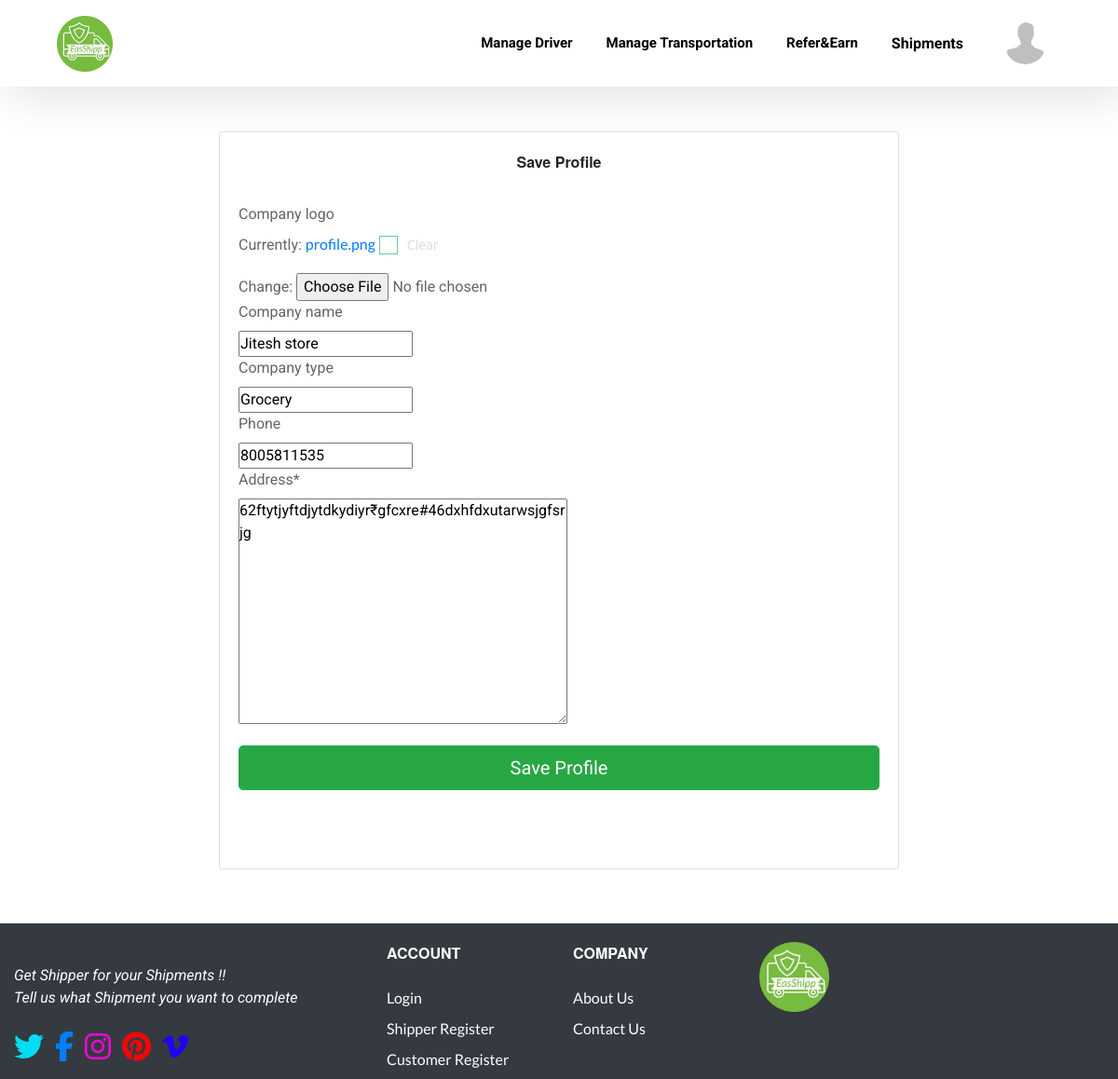
/customer/profile_edit/ (signed in), run on the app's committed database.
### Customer/models.py (models this page shows, shortened)
class Customer_profile(models.Model):
    cust = models.ForeignKey(customer, on_delete=models.CASCADE)
    phone_regex = RegexValidator(regex=r'^\+?1?\d{9,15}$',
                                 message="Please enter valid phone number. Correct format is 91XXXXXXXX")
    phone = models.CharField(validators=[phone_regex], max_length=20, blank=True)
    company_type = models.CharField(max_length=250, blank=True, )
    company_name = models.CharField(max_length=250, blank=True, )
    company_logo = models.ImageField(blank=True, upload_to="customer_logo/", default="profile.png")
    address = models.TextField(null=True)

### Customer/views.py (the view)
# urls.py: path('profile_edit/', ProfileEdit, name='ProfileEdit'),
@login_required(login_url='/')
def ProfileEdit(request):
    user = request.user
    c = customer.objects.get(user=request.user)
    if c is not None:
        try:
            cp = Customer_profile.objects.get(cust=c)
        except Customer_profile.DoesNotExist:
            cp = None
        if cp is None:
            if request.method == 'POST':
                form = Profile(request.POST or None, request.FILES or None)
                if form.is_valid():
                    f = form.save(commit=False)
                    f.cust = c
                    f.save()
            form = Profile()
        else:
            if request.method == "POST":
                form = Profile(request.POST, request.FILES, instance=cp)
                if form.is_valid():
                    form.save()
                    return redirect('customer:profile')
            form = Profile(instance=cp)
        return render(request, 'partner_company/EditProfile.html', {'form': form})
    else:
        return redirect('/')

### Customer/forms.py
class Profile(forms.ModelForm):
    class Meta:
        model = Customer_profile
        fields = [
            'company_logo',
            'company_name',
            'company_type',
            'phone',
            'address'
        ]

### templates/partner_company/EditProfile.html (shortened to what this page needs)
{% load crispy_forms_tags %} {% load static %}
<!doctype html>
<html lang="en">
<head>
    <link rel="stylesheet" href="https://maxcdn.bootstrapcdn.com/bootstrap/4.0.0/css/bootstrap.min.css">
    <link rel="stylesheet" href="{% static 'css/style12.css'%}">
    <link rel="stylesheet" href="https://cdnjs.cloudflare.com/ajax/libs/font-awesome/4.7.0/css/font-awesome.css" />
</head>
<body>
	<header>
		<div class="container">
			<div class="row">
				<div class="col-md-12 col-12">
					<div class="top-navbar">
						<nav class="navbar navbar-expand-lg ">
  <a class="" href="{% url 'partner_company:partner_company_home' %}"><img src="{% static 'images/green.png' %} " width="60" height="60"></a>
  <div class="collapse navbar-collapse" id="navbarSupportedContent">
	<ul class="navbar-nav ml-auto">
	  <li class="nav-item">
          <a class="nav-link" href="{% url 'partner_company:ManageDriver' %}"><b>Manage Driver</b></a>
      </li>
        <li class="nav-item">
            <a class="nav-link" href="{% url 'partner_company:ManageTruck' %}"><b>Manage Transportation</b></a>
      </li>
        <li class="nav-item">
            <a class="nav-link" href="/refer"><b>Refer&Earn</b></a>
      </li>
        <li class="nav-item">
            <div class="dropdown"><button class="dropbtn nav-link" style="color:black;"><b>Shipments</b></button>
            </div></li>
         <li class="nav-item">
<div class="dropdown">
  <button class="dropbtn">{% if cp.company_logo %}<img src="{{cp.company_logo.url}}">{% else %}<img src="{% static 'images/profile/avatar.png' %}">{% endif %}</button>
</div>
         </li>
	 </ul>
  </div>
</nav>
					</div>
				</div>
			</div>
		</div>
	</header>
<div class="container">
  <div class="row">
    <div class="col-sm-10 col-md-10 col-lg-8 mx-auto">
      <div class="card card-signin my-5">
        <div class="card-body">
          <h1 class="text-center">
            <b>Save Profile</b>
          </h1>
          <form class="form-signin" method="POST" enctype="multipart/form-data">
            <fieldset class="form-group">
              <br />
              {{ form|crispy }}
            </fieldset>
            <div class="form-group">
              <button class="btn btn-lg btn-success btn-block" type="submit">
                Save Profile</button><br /><br />
            </div>
          </form>
        </div>
      </div>
    </div>
  </div>
  </div>
<footer class="bg-dark " style="margin-top: 10px;">
                <div class="container" style="    max-inline-size: inherit;padding-top: 20px;">
                    <div class="row">
                        <div class="col-lg-4 col-md-6 mb-4 mb-lg-0"><img src="/static/images/" style=" " alt="" width="50" class="mb-3">
                            <p class="font-italic" style="color: white;">Get Shipper for your Shipments !!<br> Tell us what Shipment you want to complete</p>
                            <ul class="list-inline mt-4">
                                <li class="list-inline-item"><a href="#" target="_blank" title="twitter"><i style="font-size: xx-large;    color: #00ddf3;" class="fa fa-twitter"></i></a></li>
                                <li class="list-inline-item"><a href="#" target="_blank" title="facebook"><i style="font-size: xx-large;color: #007eff;" class="fa fa-facebook"></i></a></li>
                                <li class="list-inline-item"><a href="#" target="_blank" title="instagram"><i style="font-size: xx-large;color: #f704d9;" class="fa fa-instagram"></i></a></li>
                                <li class="list-inline-item"><a href="#" target="_blank" title="pinterest"><i style="font-size: xx-large;color: #f70404;" class="fa fa-pinterest"></i></a></li>
                                <li class="list-inline-item"><a href="#" target="_blank" title="vimeo"><i style="font-size: xx-large;color: #1e04f7;" class="fa fa-vimeo"></i></a></li>
                            </ul>
                        </div>
                        <div class="col-lg-2 col-md-6 mb-4 mb-lg-0">
                            <h6 class="text-uppercase font-weight-bold mb-4" style="color:white">Account</h6>
                            <ul class="list-unstyled mb-0">
                                <li class="mb-2"><a href="{% url 'user:Login' %}" class="text" style="color: white;">Login</a></li>
                                <li class="mb-2"><a href="{% url 'partner_company:partner_company/register' %}" class="text" style="color: white;">Shipper Register</a></li>
                                <li class="mb-2"><a href="{% url 'customer:customer/register' %}" class="text" style="color: white;">Customer Register</a></li>
                            </ul>
                        </div>
                        <div class="col-lg-2 col-md-6 mb-4 mb-lg-0">
                            <h6 class="text-uppercase font-weight-bold mb-4" style="color:white">Company</h6>
                            <ul class="list-unstyled mb-0">
                                <li class="mb-2"><a href="#" class="text" style="color: white;">About Us</a></li>
                                <li class="mb-2"><a href="#" class="text" style="color: white;">Contact Us</a></li>
                            </ul>
                        </div>
                        <div class="col-lg-4 col-md-6 mb-lg-0">
                            <img src="{% static 'images/green.png' %} " width="75" height="75">
                        </div>
                    </div>
                </div>
            </footer>
</body>
</html>

### static/css/style12.css (style rules this page uses)
* { margin: 0; padding: 0; box-sizing: border-box; }
body { font-family: 'Roboto', sans-serif; color: #62646a; width: 100%; }
h1, h2, h3, h4, h5, h6 { font: 400 16px/24px "ProximaNova", "Helvetica Neue", Helvetica, Arial, sans-serif; color: #222325; }
a { font-family: 'Lato', sans-serif; }
header { box-shadow: 10px 10px 50px 0px rgba(0, 0, 0, 0.12); }
header ul.navbar-nav li.nav-item a { font-size: 15px; line-height: 23.44px; font-weight: 500; font-family: 'Roboto'; color: #000; }
li.nav-item { margin-right: 20px; }
li.nav-item:last-child { margin-right: 0; }
li.nav-item img { width: 45px; height: 45px; border-radius: 50%; }
ul.navbar-nav { align-items: center; }
input[type="checkbox"]+label { display: inline-block; position: relative; padding-left: 30px; margin-bottom: 20px; font: 14px/20px 'Open Sans', Arial, sans-serif; color: #ddd; cursor: pointer; -webkit-user-select: none; -moz-user-select: none; -ms-user-select: none; }
input[type="checkbox"]+label:before { content: ''; display: block; width: 20px; height: 20px; border: 1px solid rgba(3, 168, 78, 1); position: absolute; left: 0; top: 0; opacity: .6; -webkit-transition: all .12s, border-color .08s; transition: all .12s, border-color .08s; }

### templates/partner_company/EditProfile.html (style rules this page uses)
.dropbtn { background-color: #FFFFFF; color: white; padding: 16px; font-size: 16px; border: none; }
.dropdown { position: relative; display: inline-block; }

### data on the page
Customer_profile: company_name "Jitesh store", company_type "Grocery", phone "8005811535", address "62ftytjyftdjytdkydiyr₹gfcxre#46dxhfdxutarwsjgfsrjg"
